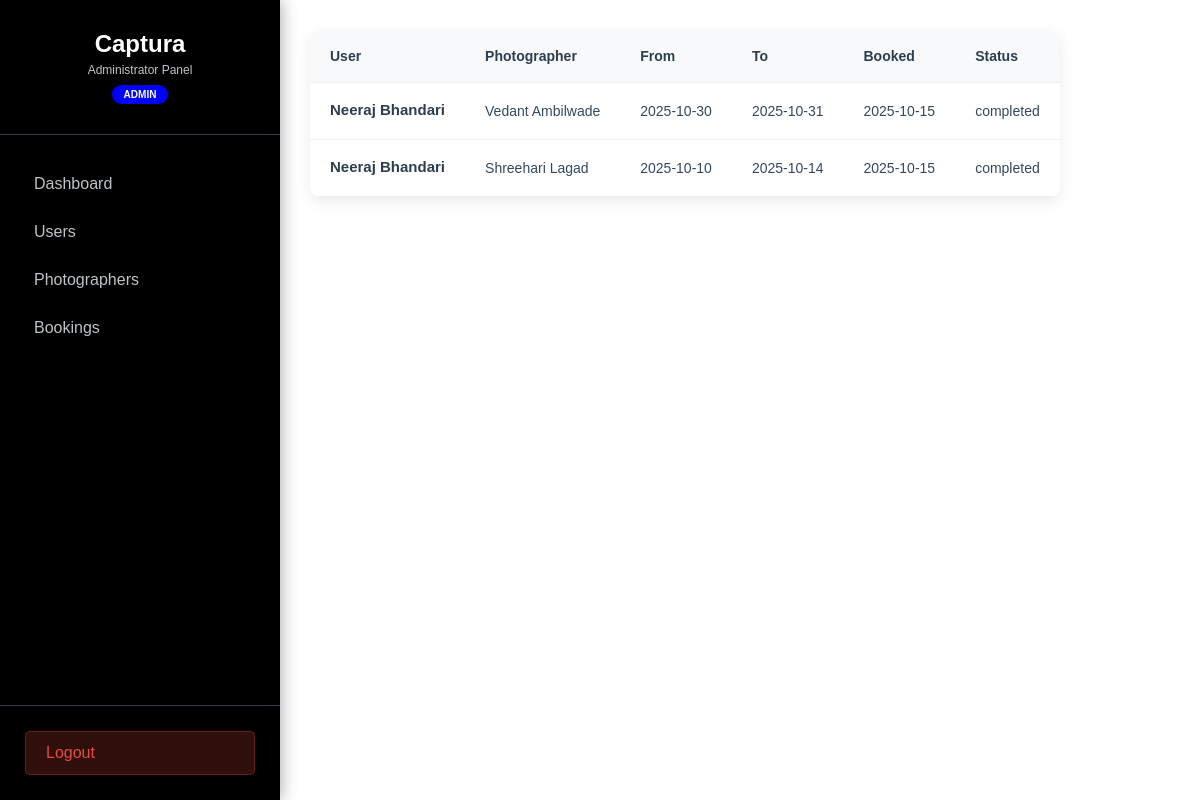
The app's page /admin/display-booking.php with its own data.
### tables this page shows
CREATE TABLE `orders` (
  `Id` int(11) NOT NULL,
  `user_name` varchar(50) NOT NULL,
  `photo_name` varchar(50) NOT NULL,
  `from_date` date NOT NULL,
  `to_date` date NOT NULL,
  `book_date` date NOT NULL,
  `status` text NOT NULL
);

### admin/display-booking.php (the view, shortened to what this page needs)
<!DOCTYPE html>
<html lang="en">
<head>
    <link rel="stylesheet" href="../assets/css/admin.css">
</head>
<body style="display: flex;">
    <?php include "admin-sidebar.php"; ?>
    <div class="users-main-content">
        <div class="users-table-container">
            <table class="users-table">
                <thead>
                    <tr>
                        <th>User</th>
                        <th>Photographer</th>
                        <th>From</th>
                        <th>To</th>
                        <th>Booked</th>
                        <th>Status</th>
                    </tr>
                </thead>
                <tbody>
                    <?php
                        include "../include/db.php";
                        $sql = "SELECT * FROM orders";
                        $result = $conn->query($sql);
                        if($result->num_rows > 0){
                            while($data = $result->fetch_assoc()){
                    ?>
                    <tr>
                        <td>
                            <div class="user-info">
                                <div class="user-details">
                                    <h4><?php echo $data["user_name"]; ?></h4>
                                </div>
                            </div>
                        </td>
                        <td><?php echo $data["photo_name"]; ?></td>
                        <td><?php echo $data["from_date"]; ?></td>
                        <td><?php echo $data["to_date"]; ?></td>
                        <td><?php echo $data["book_date"] ?></td>
                        <td><?php echo $data["status"]?></td>
                    </tr>
                    <?php }} ?>
                </tbody>
            </table>
        </div>
    </div>
</body>
</html>

### admin/admin-sidebar.php
<div class="admin-sidebar">
        <div class="admin-logo-section">
            <h1>Captura</h1>
            <p>Administrator Panel</p>
            <div class="admin-badge">ADMIN</div>
        </div>
        <div class="admin-nav-section">
            <a href="home.php" class="admin-nav-item">
                Dashboard
            </a>
            <a href="display-user.php" class="admin-nav-item">
                Users
            </a>
            <a href="display-photographer.php" class="admin-nav-item">
                Photographers
            </a>
            <a href="display-booking.php" class="admin-nav-item">
                Bookings
            </a>
        </div>
        <div class="admin-logout-section">
            <a href="login.html" class="admin-logout-btn">
                Logout
            </a>
        </div>
    </div>

### assets/css/admin.css (style rules this page uses)
* { margin: 0; padding: 0; box-sizing: border-box; }
body { font-family: Arial, Helvetica, sans-serif; }
.admin-badge { display: inline-block; background: green; color: white; padding: 5px 15px; border-radius: 20px; font-size: 12px; font-weight: 600; margin-top: 5px; }
.admin-sidebar { width: 280px; background: black; color: white; display: flex; flex-direction: column; box-shadow: 2px 0 15px rgba(0, 0, 0, 0.3); }
.admin-logo-section { padding: 30px 25px; text-align: center; border-bottom: 1px solid #2c3e50; }
.admin-logo-section h1 { color: white; font-size: 24px; font-weight: 700; margin-bottom: 5px; }
.admin-logo-section p { color: #bdc3c7; font-size: 12px; font-weight: 500; }
.admin-badge { display: inline-block; background: blue; color: white; padding: 4px 12px; border-radius: 15px; font-size: 10px; font-weight: 600; margin-top: 8px; }
.admin-nav-section { flex: 1; padding: 25px 0; }
.admin-nav-item { display: flex; align-items: center; padding: 15px 30px; color: #bdc3c7; text-decoration: none; transition: all 0.3s; border-left: 4px solid transparent; }
.admin-logout-section { padding: 25px; border-top: 1px solid #2c3e50; }
.admin-logout-btn { display: flex; align-items: center; padding: 12px 20px; background: rgba(231, 76, 60, 0.2); color: #e74c3c; text-decoration: none; border-radius: 5px; transition: background 0.3s; border: 1px solid rgba(231, 76, 60, 0.3); }
.users-main-content { padding: 30px; background: transparent; min-height: 100vh; }
.users-table-container { background: white; border-radius: 10px; box-shadow: 0 5px 15px rgba(0, 0, 0, 0.08); overflow: hidden; }
.users-table { width: 100%; border-collapse: collapse; }
.users-table thead { background: #f8f9fa; }
.users-table th { padding: 18px 20px; text-align: left; color: #2c3e50; font-weight: 600; font-size: 14px; border-bottom: 1px solid #ecf0f1; }
.users-table td { padding: 18px 20px; border-bottom: 1px solid #ecf0f1; color: #34495e; font-size: 14px; }
.users-table tbody tr { transition: background 0.3s; }
.user-info { display: flex; align-items: center; gap: 12px; }
.user-details h4 { color: #2c3e50; margin-bottom: 3px; font-size: 15px; }

### records on screen
orders: user_name "Neeraj Bhandari", photo_name "Vedant Ambilwade", from_date "2025-10-30", to_date "2025-10-31", book_date "2025-10-15", status "completed"
orders: user_name "Neeraj Bhandari", photo_name "Shreehari Lagad", from_date "2025-10-10", to_date "2025-10-14", book_date "2025-10-15", status "completed"
